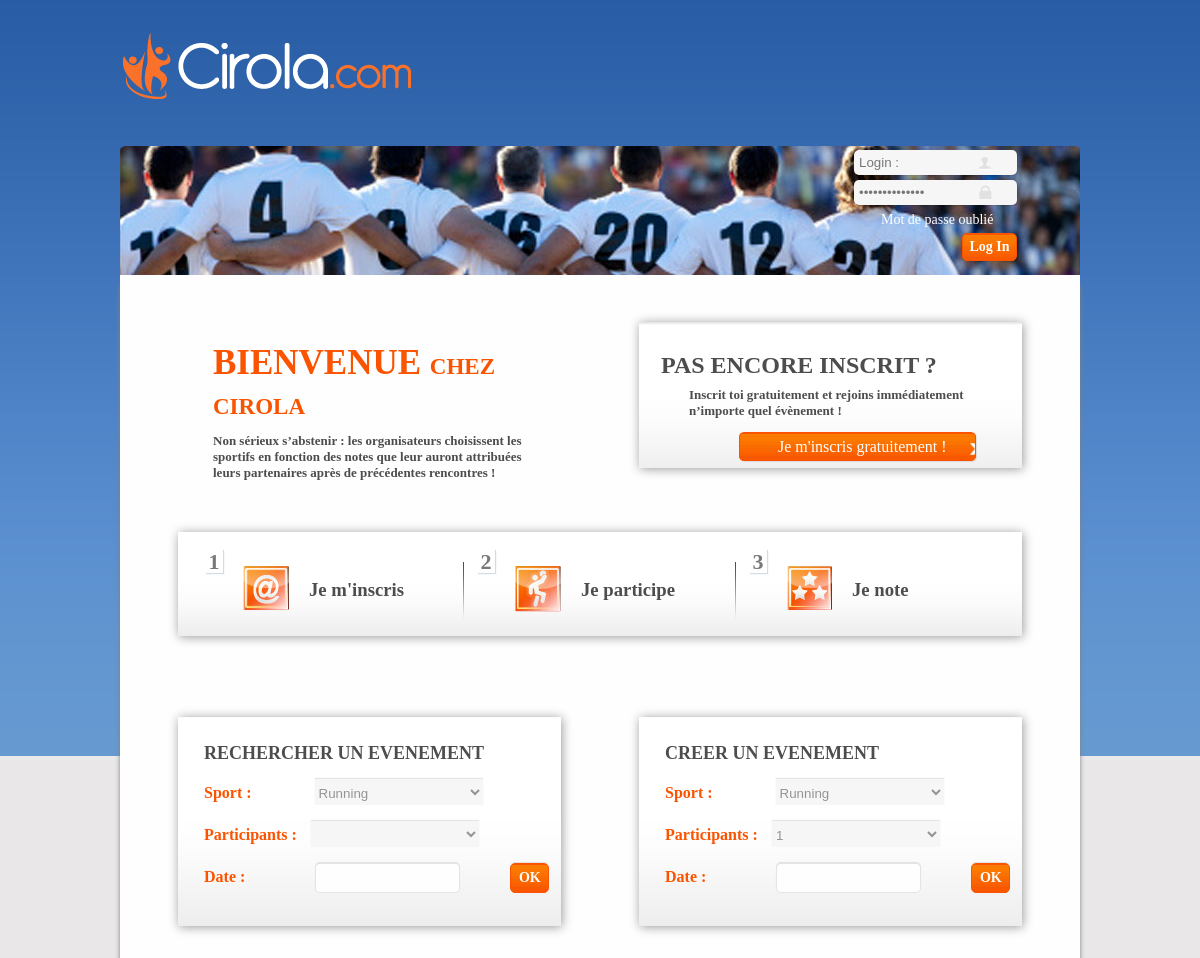
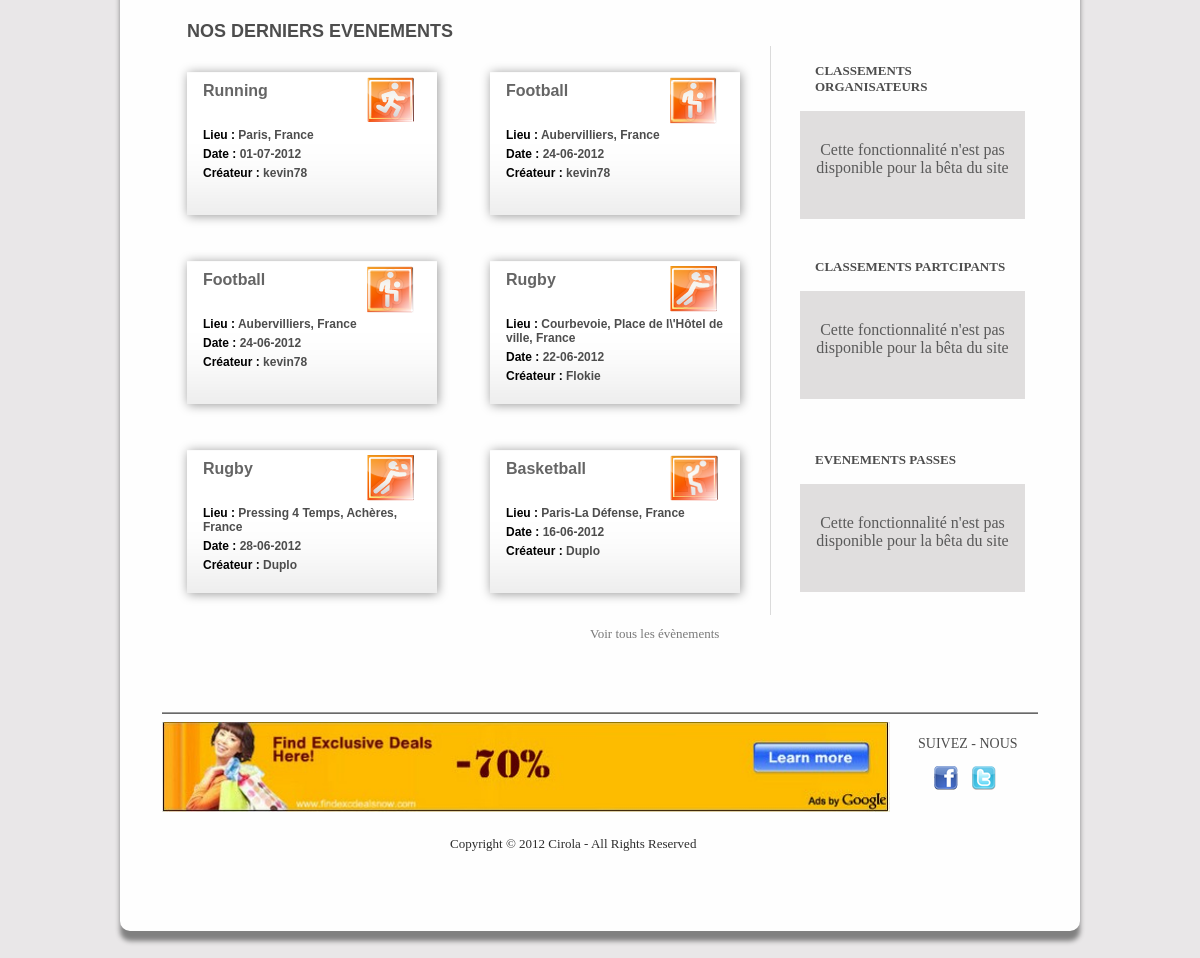
The page / on the database its author committed (2 pictures, top to bottom).
### tables this page shows
CREATE TABLE IF NOT EXISTS `message_home` (
  `id` int(1) NOT NULL AUTO_INCREMENT,
  `message` varchar(255) NOT NULL,
  PRIMARY KEY (`id`)
);

CREATE TABLE IF NOT EXISTS `event` (
  `id` int(11) NOT NULL AUTO_INCREMENT,
  `etitle` varchar(255) NOT NULL,
  `ename` varchar(255) NOT NULL,
  `edate` datetime NOT NULL,
  `qdate` varchar(255) NOT NULL,
  `qtime` varchar(10) NOT NULL,
  `lieu` varchar(255) NOT NULL,
  `sport` varchar(255) NOT NULL,
  `description` text NOT NULL,
  `participants` int(100) NOT NULL,
  `orga` tinyint(1) NOT NULL,
  `fini` tinyint(1) NOT NULL,
  `lieurdv` varchar(255) NOT NULL,
  `eid` varchar(255) NOT NULL,
  PRIMARY KEY (`id`)
);

CREATE TABLE IF NOT EXISTS `publicite` (
  `id` int(11) NOT NULL AUTO_INCREMENT,
  `lien` varchar(255) NOT NULL,
  `img` varchar(255) NOT NULL,
  PRIMARY KEY (`id`)
);

### index.php (the view, shortened to what this page needs)
<?php
include 'function/verification_session.php';
try{
  $bdd = new PDO('mysql:host=localhost;dbname=cirolaprod', 'root', 'root') or die(print_r($bdd->errorInfo()));
  $bdd->exec('SET NAMES utf8');
  }
  catch(Exeption $e){
  die('Erreur:'.$e->getMessage());
  }
?>
<!DOCTYPE html PUBLIC "-//W3C//DTD XHTML 1.0 Strict//EN" "http://www.w3.org/TR/xhtml1/DTD/xhtml1-strict.dtd">
<html xmlns="http://www.w3.org/1999/xhtml">
<head>
	<link rel="stylesheet" type="text/css" href="templates/css/style.css" />
		<link rel="stylesheet" href="templates/css/datepicker/jquery.ui.all.css">
</head>
<body>
	<div id="conteneur">
		<div id="header">
			<div id="login">
				 <?php
				if(empty($_SESSION['users'])){
				?>
				<form id="signupForm" action="index.php" method="post">
						<div>
						<input type="text" name="login" value="Login :"  onFocus="this.value='';" onBlur="if(this.value==''){this.value='Login :';}" />
						</div>
						<div>
						<input type="password" name="pass" value="Mot de passe :" onFocus="this.value='';" onBlur="if(this.value==''){this.value='Mot de passe : ';}" />
						</div>
						<a href="oublie.php" id="oublie" title="Mot de passe oublié?"> Mot de passe oublié </a>
						<input type="submit" class="submit_button" value="Log In" />
				</form>
				<?php
					}
				?>
			</div>
		</div>
		<div id="conteneur_body">
			<?php
			if(empty($_SESSION['users'])){
			?>
				<div id="login_off">
					<?php include "templates/presentation.php" ; ?>
				</div>
			<?php
			}
			?>
			<div id="event">
				<div class="search_event">
					<h2> RECHERCHER UN EVENEMENT </h2>
					<form id="signupForm" action="search.php" method="post">
					<div class="desc_search">
					  <label for="sport"> Sport :</label>
					  <select name="sport">
							 <?php $reponse = $bdd->query('SELECT sport FROM sports');
							 while ($donnees = $reponse->fetch())
							{
							?>
							<option value="<?php echo $donnees['sport']; ?>"><?php echo $donnees['sport']; ?></option>
							 <?php
							}
							$reponse->closeCursor(); ?>
					  </select>
					</div>
					<div class="desc_search">
						<label for="participants"> Participants :</label>
						<select id="sport" name="participants">
							<option value=""></option>
							<option value="< = "> < = </option>
						</select>
					</div>
					<div class="desc_search2">
					   <label for="qdate"> Date : </label>
					   <input id="qdate" name="qdate" type="text" />
					</div>
						<input type="submit" value="OK" name=""/>
					</form>
				</div>
				<div class="search_event" id="ajustement_search">
					<h2> CREER UN EVENEMENT </h2>
					<form id="signupForm" action="creer_event.php" method="post">
					<div class="desc_search">
					  <label for="sport"> Sport :</label>
					  <select name="sport">
						<?php
						 try{
						  $bdd = new PDO('mysql:host=localhost;dbname=cirolaprod', 'root', 'root') or die(print_r($bdd->errorInfo()));
						  $bdd->exec('SET NAMES utf8');
							$reponse = $bdd->query('SELECT sport FROM sports');
							while ($donnees = $reponse->fetch()){ ?>
							    <option value="<?php echo $donnees['sport']; ?>"><?php echo $donnees['sport']; ?></option>
							     <?php
							}
						}
							catch(Exeption $e){
							die('Erreur:'.$e->getMessage()); } ?>
					  </select>
					</div>
					<div class="desc_search">
					  <label for="participants"> Participants :</label>
					  <select id="sport" name="participants">
							<option value="1">1</option>
					  </select>
					</div>
					<div class="desc_search2">
					   <label for="qdate"> Date : </label>
					   <input id="qdate2" name="qdate" type="text" />
					</div>
						<input type="submit" value="OK" />
					</form>
				</div>
			</div>
			<div id="last_event">
				<h2> NOS DERNIERS EVENEMENTS </h2>
				<?php
					 try{
					  $bdd = new PDO('mysql:host=localhost;dbname=cirolaprod', 'root', 'root') or die(print_r($bdd->errorInfo()));
					  $bdd->exec('SET NAMES utf8');
					  $reponse = $bdd->query('SELECT sport, lieu, qdate, ename,id FROM event ORDER BY id DESC LIMIT 6');
					while ($row = $reponse->fetch())
					{
						echo '<div class="bloc_sport">';
						echo '<a href="voir_event.php?id='.$row['id'].'">';
						echo '<h3>'.$row['sport'].'</h3>';
						echo '<p class="distance">Lieu : </span> <span class="grisfonce">'.$row['lieu'].'</span></p>';
						echo '<p>Date : </span> <span class="grisfonce">'.date('d-m-Y', strtotime($row['qdate'])).'</span></p>';
						echo '<p>Créateur : </span> <span class="grisfonce">'.$row['ename'].'</span></p>';
						if( $row['sport'] == 'Football') {
							echo '<img src="templates/images/imgfoot.png"/>';
							};
						if( $row['sport'] == 'Rugby') {
							echo '<img src="templates/images/imgrugby.png"/>';
							};
						if( $row['sport'] == 'Running') {
							echo '<img src="templates/images/imgrunning.png"/>';
							};
						if( $row['sport'] == 'Basketball') {
							echo '<img src="templates/images/imgbasket.png"/>';
							};
						echo '</a>';
						echo '</div>';
					}
					  }
					  catch(Exeption $e){
					  die('Erreur:'.$e->getMessage());
					  }
				?>
				<div id="a">
				<a href="allevent.php" title="Voir tous les évènements de Cirola"> Voir tous les évènements </a>
				</div>
			</div>
			<div id="bloc_droit">
				<div class="bloc">
					<h3> CLASSEMENTS ORGANISATEURS </h3>
					<div class="bloc_gris_beta03">
						<p> Cette fonctionnalité n'est pas disponible pour la bêta du site </p>
					</div>
				</div>
				<div class="bloc" id="classement_participant">
					<h3 class="h3_ajustement"> CLASSEMENTS PARTCIPANTS </h3>
					<div class="bloc_gris_beta03">
						<p> Cette fonctionnalité n'est pas disponible pour la bêta du site </p>
						</div>
				</div>
				<div class="bloc" id="evenements_passes">
					<h3> EVENEMENTS PASSES </h3>
					<div class="bloc_gris_beta03">
						<p> Cette fonctionnalité n'est pas disponible pour la bêta du site </p>
						</div>
				</div>
			</div>
			<div id="footer">
				<?php include "templates/footer.php" ; ?>
			</div>
		</div>
	</div>
</body>
</html>

### templates/presentation.php (shortened to what this page needs)
<div id="welcome">
	<h2> BIENVENUE <span class="sous_h2"> CHEZ CIROLA </h2>
<?php
						 try{
						  $bdd = new PDO('mysql:host=localhost;dbname=cirolaprod', 'root', 'root') or die(print_r($bdd->errorInfo()));
						  $bdd->exec('SET NAMES utf8');
							$reponse = $bdd->query('SELECT message FROM message_home WHERE id=1');
							while ($data = $reponse->fetch()){
								echo '<p>';
							     echo $data['message'];
								 echo '</p>';
							}
						}
							catch(Exeption $e){
							die('Erreur:'.$e->getMessage()); }
?>
</div>
<div id="inscrit">
	<h2> PAS ENCORE INSCRIT ? </h2>
	<p> Inscrit toi gratuitement et rejoins immédiatement n’importe quel évènement ! </p>
	<a href="inscription.php" title="Inscription à Cirola"> Je m'inscris gratuitement ! </a>
</div>
<div id="presentation">
	<div class="bloc_presentation">
		<p class="chiffre"> 1 </p>
		<img src="templates/images/jeminscris.png" alt="Inscription" />
		<h3> Je m'inscris </h3>
	</div>
	<div class="bloc_presentation">
		<p class="chiffre"> 2 </p>
		<img src="templates/images/jeparticipe.png" alt="Participation" />
		<h3> Je participe </h3>
	</div>
	<div class="bloc_presentation" id="ajustement">
		<p class="chiffre"> 3</p>
		<img src="templates/images/jenote.png" alt="Participation" />
		<h3> Je note </h3>
	</div>
</div>

### templates/footer.php (shortened to what this page needs)
<?php
				try{
				  $bdd = new PDO('mysql:host=localhost;dbname=cirolaprod', 'root', 'root') or die(print_r($bdd->errorInfo()));
				  $bdd->exec('SET NAMES utf8');
				  }
				  catch(Exeption $e){
				  die('Erreur:'.$e->getMessage());
				  }
				 $req = $bdd->prepare('SELECT * FROM publicite');
				 $req->execute(array());
				 $data = $req->fetch();
				 $dir = 'publicite/';
?>
			<div class="separation"></div>
			<div class="publicite">
				<?php
								 echo "<a href='".$data['lien']."'><img src='".$dir.$data['img']."'/></a>";
				?>
			</div>
			<div class="social">
				<h3>Suivez - nous</h3>
				<a href="http://www.facebook.com/pages/Cirola/436103889738181" title="Facebook"><img src="templates/images/facebook.png" class="facebook" alt="facebook" /></a>
				<a href="https://twitter.com/#!/CirolaCom" title="Twitter"><img src="templates/images/twitter.png" alt="twitter" /></a>
			</div>
			<p>Copyright © 2012 Cirola - All Rights Reserved</p>

### rows shown on the page
message_home: message "Non sérieux s’abstenir : les organisateurs choisissent les sportifs en fonction des notes que leur auront attribuées leurs partenaires après de précédentes rencontres !"
event: sport "Running", lieu "Paris, France", qdate "01-07-2012", ename "kevin78"
event: sport "Football", lieu "Aubervilliers, France", qdate "24-06-2012", ename "kevin78"
event: sport "Football", lieu "Aubervilliers, France", qdate "24-06-2012", ename "kevin78"
event: sport "Rugby", lieu "Courbevoie, Place de l\\'Hôtel de ville, France", qdate "22-06-2012", ename "Flokie"
event: sport "Rugby", lieu "Pressing 4 Temps, Achères, France", qdate "28-06-2012", ename "Duplo"
event: sport "Basketball", lieu "Paris-La Défense, France", qdate "16-06-2012", ename "Duplo"
publicite: img (picture)

### other values the page prints
form field sport "Running"
